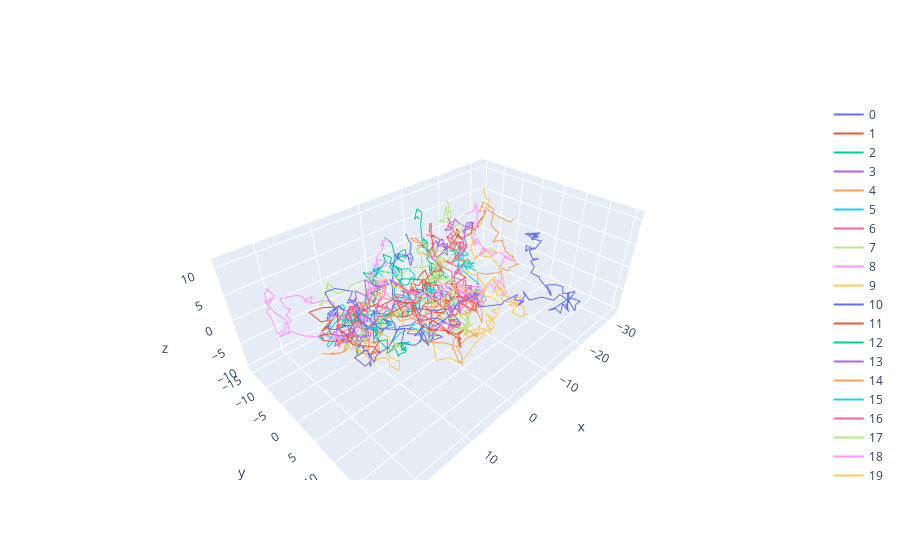

Notebook cell for this chart:
### Code cell
plotter(xs_aligned, style='-')
